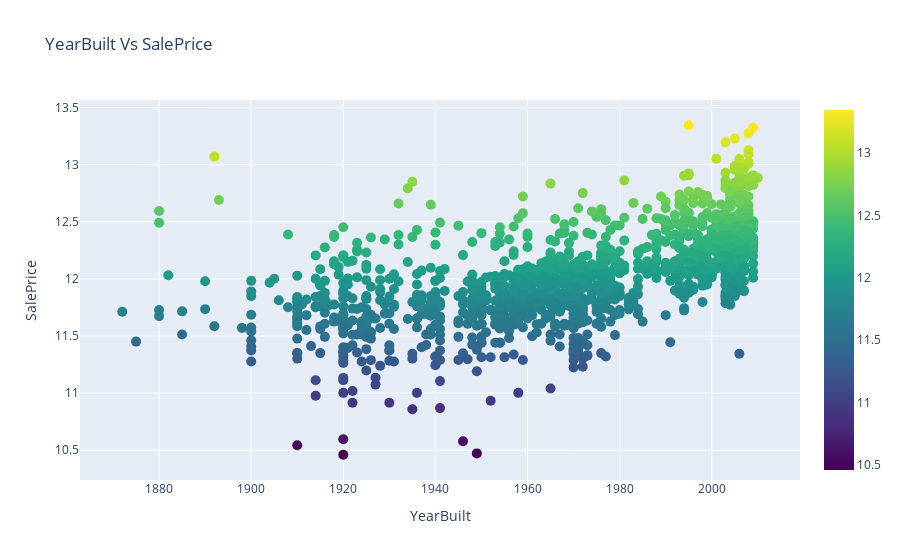

This figure's notebook cell:
### Code cell
'''Scatter plot of YearBuilt Vs SalePrice'''
scatter_plot(train.YearBuilt, np.log1p(train.SalePrice), 'YearBuilt Vs SalePrice', 'YearBuilt', 'SalePrice', 10, 'viridis')

### Figure 1 — Plotly figure (JSON) as saved in the notebook; plotly's stock layout.template omitted (floating-point values rounded to 4 significant figures; data arrays with more than 128 entries replaced by an {"elided": "..."} marker saying what was removed)
{"data": [{"marker": {"color": {"elided": "1453 float values"}, "colorscale": [[0, "#440154"], [0.1111, "#482878"], [0.2222, "#3e4989"], [0.3333, "#31688e"], [0.4444, "#26828e"], [0.5556, "#1f9e89"], [0.6667, "#35b779"], [0.7778, "#6ece58"], [0.8889, "#b5de2b"], [1, "#fde725"]], "showscale": true, "size": 10}, "mode": "markers", "type": "scatter", "x": {"elided": "1453 int values"}, "y": {"elided": "1453 float values"}}], "layout": {"hovermode": "closest", "title": {"text": "YearBuilt Vs SalePrice"}, "xaxis": {"title": {"text": "YearBuilt"}}, "yaxis": {"title": {"text": "SalePrice"}}}}
